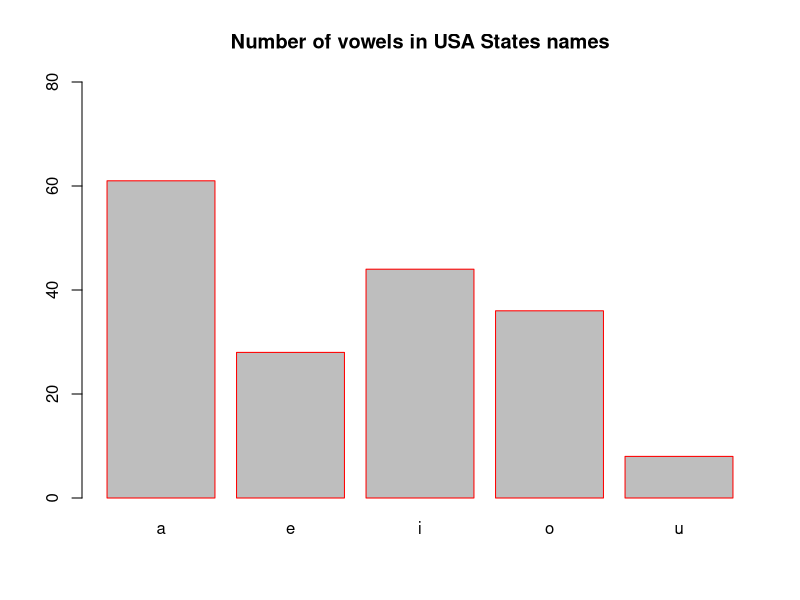

Generate this figure with R:
#
states = rownames(USArrests)
library(stringr)
str_count(states,"a")
str_count(tolower(states),"a")

vowels = c("a","e","i","o","u")
num_vowels = vector(mode = "integer",length = 5)

for (j in seq_along(vowels)) {
  num = str_count(tolower(states),vowels[j])
  num_vowels[j] = sum(num)
}

#1. How many vowels are there in the names of USA States?
names(num_vowels) = vowels
num_vowels
sort(num_vowels,decreasing = TRUE)

#Visualize the vowels distribution.

barplot(num_vowels, main = "Number of vowels in USA States names",
        border = "red", ylim = c(0, 80))

